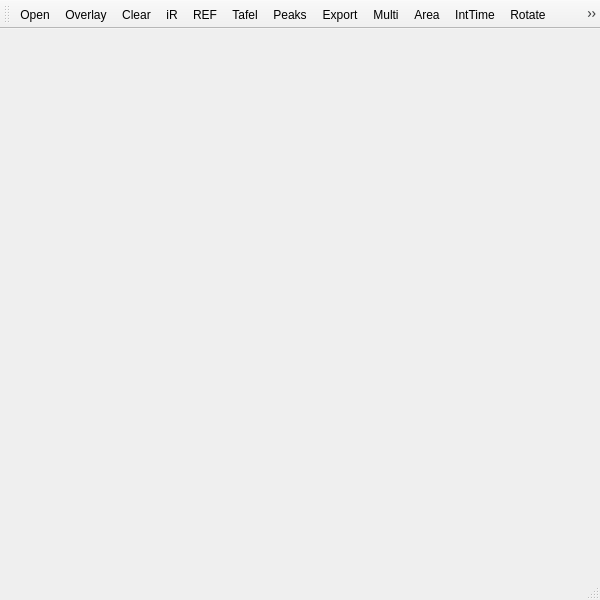
<?xml version="1.0" encoding="UTF-8"?>
<ui version="4.0">
 <class>ViewWindow</class>
 <widget class="QMainWindow" name="ViewWindow">
  <property name="geometry">
   <rect>
    <x>0</x>
    <y>0</y>
    <width>600</width>
    <height>600</height>
   </rect>
  </property>
  <property name="sizePolicy">
   <sizepolicy hsizetype="Preferred" vsizetype="Expanding">
    <horstretch>0</horstretch>
    <verstretch>0</verstretch>
   </sizepolicy>
  </property>
  <property name="windowTitle">
   <string>MainWindow</string>
  </property>
  <widget class="QWidget" name="centralwidget">
   <layout class="QGridLayout" name="gridLayout">
    <item row="0" column="0">
     <layout class="QVBoxLayout" name="verticalLayout"/>
    </item>
   </layout>
  </widget>
  <widget class="QMenuBar" name="menubar">
   <property name="geometry">
    <rect>
     <x>0</x>
     <y>0</y>
     <width>600</width>
     <height>22</height>
    </rect>
   </property>
  </widget>
  <widget class="QStatusBar" name="statusbar"/>
  <widget class="QToolBar" name="toolBar">
   <property name="windowTitle">
    <string>toolBar</string>
   </property>
   <attribute name="toolBarArea">
    <enum>TopToolBarArea</enum>
   </attribute>
   <attribute name="toolBarBreak">
    <bool>false</bool>
   </attribute>
   <addaction name="actionOpen"/>
   <addaction name="actionOverlay"/>
   <addaction name="actionClear"/>
   <addaction name="actioniR"/>
   <addaction name="actionREF"/>
   <addaction name="actionTafel"/>
   <addaction name="actionPeaks"/>
   <addaction name="actionExport"/>
   <addaction name="actionMulti"/>
   <addaction name="actionArea"/>
   <addaction name="actionIntTime"/>
   <addaction name="actionRotate"/>
   <addaction name="actionmultiPulse"/>
   <addaction name="actionmultiPulseQ"/>
   <addaction name="actionDeriv"/>
   <addaction name="actionSmooth"/>
  </widget>
  <action name="actionOpen">
   <property name="text">
    <string>Open</string>
   </property>
  </action>
  <action name="actionOverlay">
   <property name="text">
    <string>Overlay</string>
   </property>
  </action>
  <action name="actionClear">
   <property name="text">
    <string>Clear</string>
   </property>
  </action>
  <action name="actioniR">
   <property name="text">
    <string>iR</string>
   </property>
  </action>
  <action name="actionREF">
   <property name="text">
    <string>REF</string>
   </property>
  </action>
  <action name="actionTafel">
   <property name="text">
    <string>Tafel</string>
   </property>
  </action>
  <action name="actionPeaks">
   <property name="text">
    <string>Peaks</string>
   </property>
   <property name="toolTip">
    <string>Peaks</string>
   </property>
  </action>
  <action name="actionExport">
   <property name="text">
    <string>Export</string>
   </property>
  </action>
  <action name="actionMulti">
   <property name="text">
    <string>Multi</string>
   </property>
  </action>
  <action name="actionArea">
   <property name="text">
    <string>Area</string>
   </property>
  </action>
  <action name="actionRotate">
   <property name="text">
    <string>Rotate</string>
   </property>
  </action>
  <action name="actionIntTime">
   <property name="text">
    <string>IntTime</string>
   </property>
  </action>
  <action name="actionmultiPulse">
   <property name="text">
    <string>multiPulse</string>
   </property>
  </action>
  <action name="actionmultiPulseQ">
   <property name="text">
    <string>multiPulseQ</string>
   </property>
  </action>
  <action name="actionDeriv">
   <property name="text">
    <string>Deriv</string>
   </property>
  </action>
  <action name="actionSmooth">
   <property name="text">
    <string>Smooth</string>
   </property>
  </action>
 </widget>
 <resources/>
 <connections/>
</ui>
